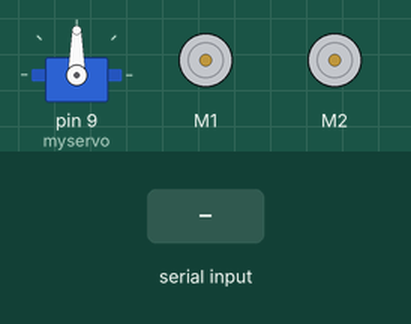
A sketch run on a simulated Arduino Uno, built with avr-gcc and run on an emulated ATmega328P. Parts: servo, 2 × DC motor (green arrow = forward, orange = backward, longer = faster). The inputs (shaded band) are chosen by the test bench.

Above: at 1.2 s.
1.3 s: "F" received over the second serial link
At 1.7 s:
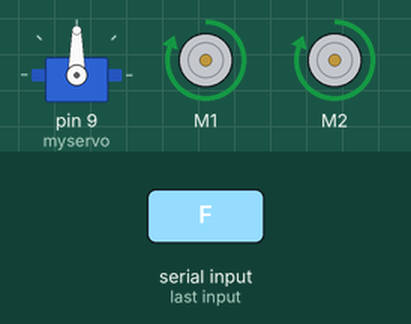
2.8 s: "B" received over the second serial link
At 4.0 s:
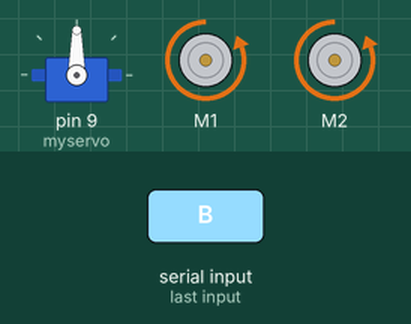
4.3 s: "L" received over the second serial link
At 5.2 s:
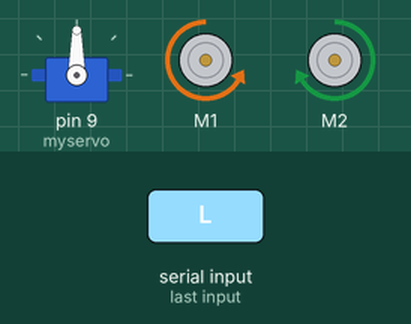
5.8 s: "R" received over the second serial link
At 6.4 s:
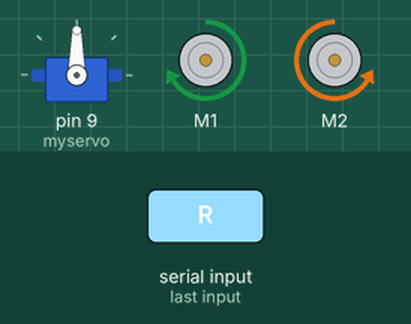
7.3 s: "S" received over the second serial link
At 8.5 s:
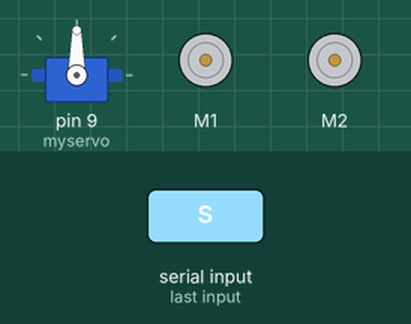
8.8 s: "T" received over the second serial link
At 10.6 s:
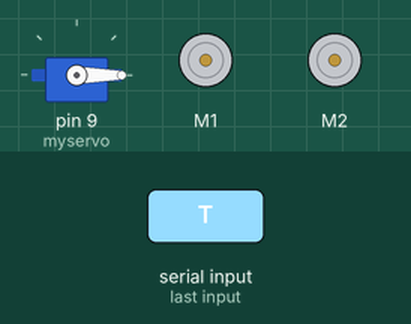
Timing chart, 0 to 12.1 s (numbered marks = the images above; inputs shaded):
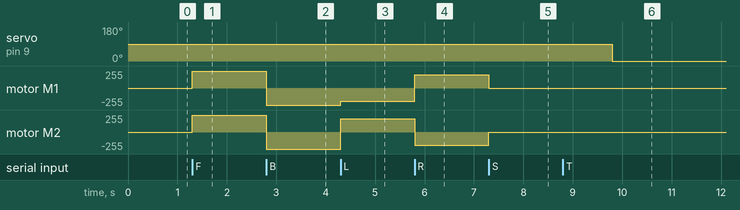

Measured:
- after the input at 1.3 s, motor M1, motor M2: stopped → forward 255/255 at once
- after the input at 2.8 s, motor M1, motor M2: forward 255/255 → backward 255/255 at once
- after the input at 4.3 s, motor M1: backward 255/255 → backward 200/255 at once; motor M2: backward 255/255 → forward 200/255 at once
- after the input at 5.8 s, motor M1: backward 200/255 → forward 200/255 at once; motor M2: forward 200/255 → backward 200/255 at once
- after the input at 7.3 s, motor M1: forward 200/255 → stopped at once; motor M2: backward 200/255 → stopped at once
- after the input at 8.8 s, servo on pin 9 (myservo): 90° → 0° after 1.0 s

The sketch:

service_robot.ino
```cpp
#include <AFMotor.h>
#include <SoftwareSerial.h>
#include <Servo.h>

AF_DCMotor motor1(1);  // Motor 1 is connected to M1 on the motor driver
AF_DCMotor motor2(2);  // Motor 2 is connected to M2 on the motor driver
Servo myservo;         // Servo motor

SoftwareSerial bluetooth(10, 11); // RX, TX pins for Bluetooth module

void setup() {
  Serial.begin(9600);
  bluetooth.begin(9600);
  myservo.attach(9); // Attach the servo to pin 9
}

void loop() {
  if (bluetooth.available() > 0) {
    char command = bluetooth.read();

    switch(command) {
      case 'F':
        moveForward();
        break;
      case 'B':
        moveBackward();
        break;
      case 'L':
        turnLeft();
        break;
      case 'R':
        turnRight();
        break;
      case 'S':
        stopMoving();
        break;
      case 'T':
        turnServo();
        break;
      default:
        break;
    }
  }
}

void moveForward() {
  motor1.setSpeed(255);
  motor2.setSpeed(255);
  motor1.run(FORWARD);
  motor2.run(FORWARD);
}

void moveBackward() {
  motor1.setSpeed(255);
  motor2.setSpeed(255);
  motor1.run(BACKWARD);
  motor2.run(BACKWARD);
}

void turnLeft() {
  motor1.setSpeed(200);
  motor2.setSpeed(200);
  motor1.run(BACKWARD);
  motor2.run(FORWARD);
}

void turnRight() {
  motor1.setSpeed(200);
  motor2.setSpeed(200);
  motor1.run(FORWARD);
  motor2.run(BACKWARD);
}

void stopMoving() {
  motor1.setSpeed(0);
  motor2.setSpeed(0);
  motor1.run(RELEASE);
  motor2.run(RELEASE);
}

void turnServo() {
  myservo.write(90); // Rotate servo to 90 degrees
  delay(1000);       // Wait for the servo to reach the desired position
  myservo.write(0);  // Reset the servo position
}
```
